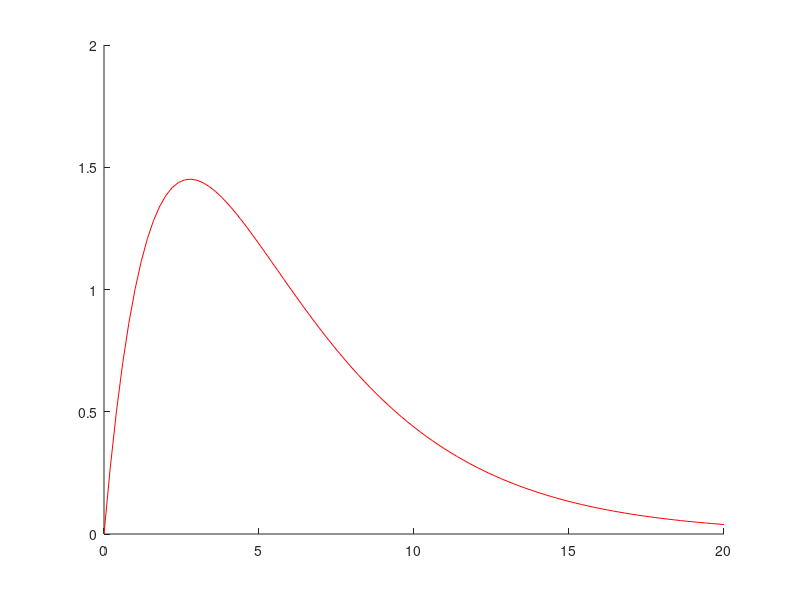

Write the MATLAB code that produced this figure. (Note: this script raises an error after producing the figure.)
clear all;
stv = 0;
endv = 20;
h = 0.2;
x = stv:h:endv;
s = size(x);
n = s(2);
hold on;
yp = @(t) exp(-0.5 * t) / (exp(-0.5) - exp(-0.25)) - exp(-0.25 * t) / (exp(-0.5) - exp(-0.25));
plot(x, yp(x), 'r');
X = zeros(n);
XX = zeros(n, 1);
t = 0;
endval = yp(endv);
d = abs(heul(t, n, h) - endval);
step = 1;
prec = 1e-10;
while d > prec
    t = t + step;
    newval = heul(t, n, h);
    if abs(newval- endval) < prec
        break
    end
    newd = abs(newval - endval);
    if newd > d
        t = t - step;
        step = -step / 2;
    else
        t = t + step;
    end
    d = newd;
end
X(1) = t;
XX(1) = 0;
for i = 2:n
    X(i) = X(i - 1) + ((-3/4) * X(i-1) - (1/8) * XX(i - 1)) * h;
    XX(i) = XX(i - 1) + X(i) * h / 2 + X(i - 1) * h / 2;
end
plot(x, XX, 'b');
hold off;
function heul = heul(t, n, h)
    X(1) = t;
    XX(1) = 0;
    for i = 2:n
        X(i) = X(i - 1) + ((-3/4) * X(i-1) - (1/8) * XX(i - 1)) * h;
        XX(i) = XX(i - 1) + X(i) * h / 2 + X(i - 1) * h / 2;
    end
    heul = XX(n);
end